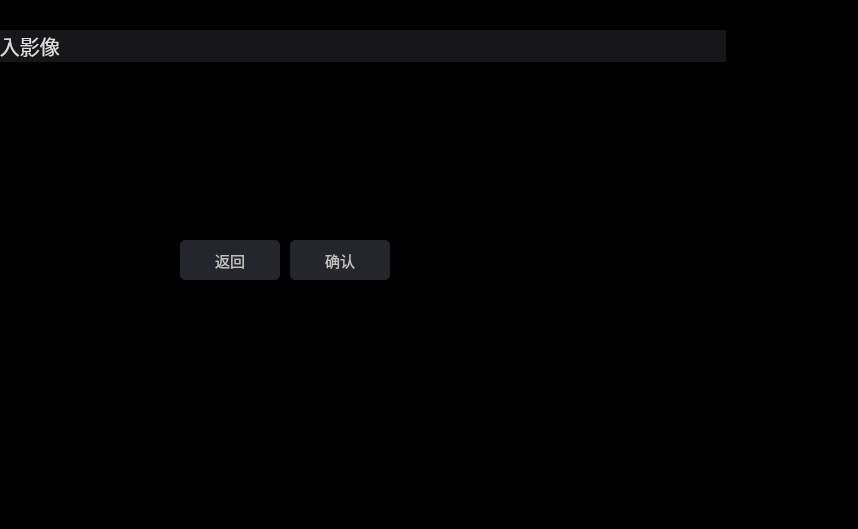
<?xml version="1.0" encoding="UTF-8"?>
<ui version="4.0">
 <class>ImageInputWidget</class>
 <widget class="QWidget" name="ImageInputWidget">
  <property name="geometry">
   <rect>
    <x>0</x>
    <y>0</y>
    <width>858</width>
    <height>529</height>
   </rect>
  </property>
  <property name="windowTitle">
   <string>Form</string>
  </property>
  <property name="styleSheet">
   <string notr="true">background-color: rgb(0, 0, 0);</string>
  </property>
  <widget class="QPushButton" name="confirmButton">
   <property name="geometry">
    <rect>
     <x>290</x>
     <y>240</y>
     <width>100</width>
     <height>40</height>
    </rect>
   </property>
   <property name="styleSheet">
    <string notr="true">QPushButton {
background-color: rgb(37, 38, 43);
color: rgb(192, 192, 192);
font-size:15px;
border-radius: 5px;
min-width: 100px;
min-height: 40px;
}
QPushButton:hover{
background-color: rgb(70, 72, 81);
}
QPushButton:pressed {
background-color: rgb(245, 245, 245);
}</string>
   </property>
   <property name="text">
    <string>确认</string>
   </property>
  </widget>
  <widget class="QLabel" name="label">
   <property name="geometry">
    <rect>
     <x>-20</x>
     <y>30</y>
     <width>746</width>
     <height>32</height>
    </rect>
   </property>
   <property name="styleSheet">
    <string notr="true">background-color:rgb(23, 23, 26);
color:rgb(220, 220, 220);
qproperty-alignment: AlignCenter;
font-size:20px;

</string>
   </property>
   <property name="text">
    <string>导入影像</string>
   </property>
  </widget>
  <widget class="QPushButton" name="backButton">
   <property name="geometry">
    <rect>
     <x>180</x>
     <y>240</y>
     <width>100</width>
     <height>40</height>
    </rect>
   </property>
   <property name="styleSheet">
    <string notr="true">QPushButton {
background-color: rgb(37, 38, 43);
color: rgb(192, 192, 192);
font-size:15px;
border-radius: 5px;
min-width: 100px;
min-height: 40px;
}
QPushButton:hover{
background-color: rgb(70, 72, 81);
}
QPushButton:pressed {
background-color: rgb(245, 245, 245);
}</string>
   </property>
   <property name="text">
    <string>返回</string>
   </property>
  </widget>
 </widget>
 <resources/>
 <connections/>
</ui>
